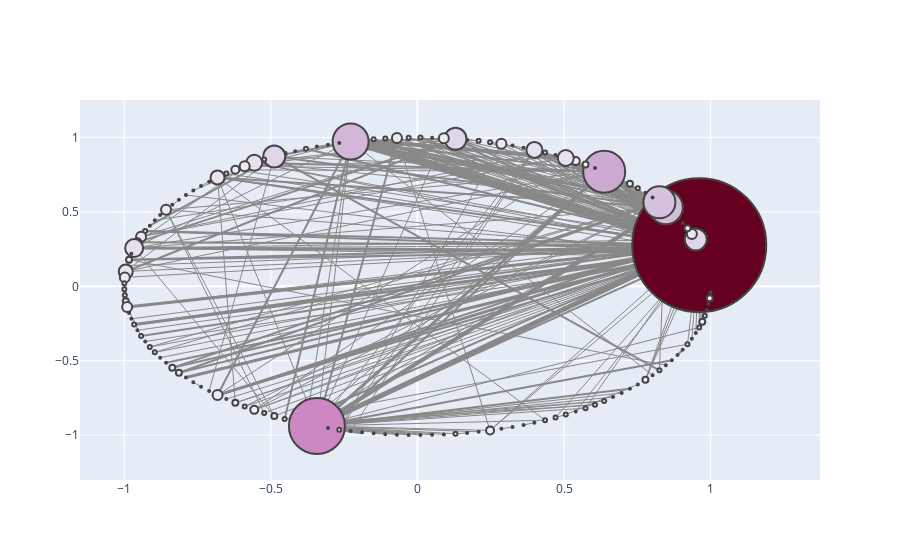

Here is the notebook cell this chart was saved with:
### Markdown cell above
# DegreeCentrality

### Code cell
ericGraphSpring = ericGraph.copy()
applyLayout(ericGraphSpring, nx.circular_layout)
configure_plotly_browser_state()
plotNetworkSizeColorByMeasure(ericGraphSpring,'DegreeCentrality')
